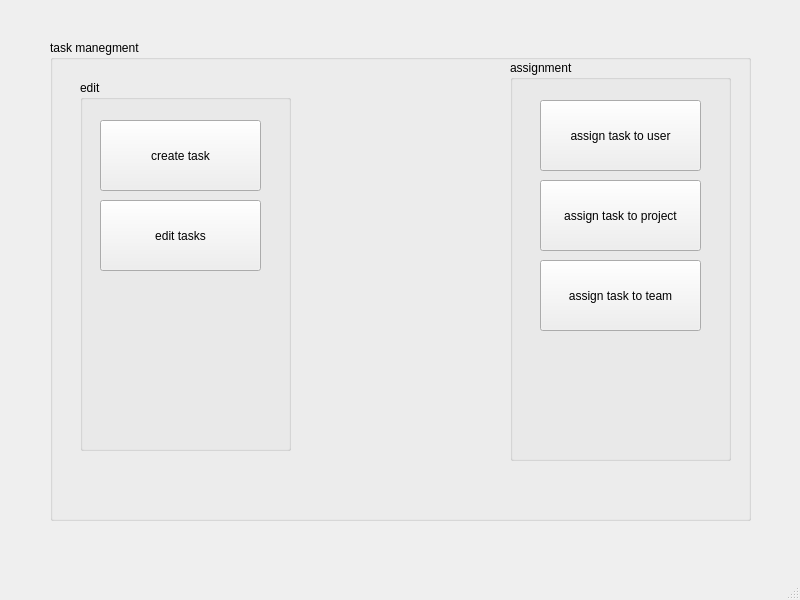
<?xml version="1.0" encoding="UTF-8"?>
<ui version="4.0">
 <class>task_manegment</class>
 <widget class="QMainWindow" name="task_manegment">
  <property name="geometry">
   <rect>
    <x>0</x>
    <y>0</y>
    <width>800</width>
    <height>600</height>
   </rect>
  </property>
  <property name="windowTitle">
   <string>MainWindow</string>
  </property>
  <widget class="QWidget" name="centralwidget">
   <widget class="QGroupBox" name="task_manegment_btn">
    <property name="geometry">
     <rect>
      <x>50</x>
      <y>40</y>
      <width>701</width>
      <height>481</height>
     </rect>
    </property>
    <property name="title">
     <string>task manegment</string>
    </property>
    <widget class="QGroupBox" name="groupBox">
     <property name="geometry">
      <rect>
       <x>460</x>
       <y>20</y>
       <width>221</width>
       <height>401</height>
      </rect>
     </property>
     <property name="title">
      <string>assignment</string>
     </property>
     <widget class="QPushButton" name="assing_task_to_user_btn">
      <property name="geometry">
       <rect>
        <x>30</x>
        <y>40</y>
        <width>161</width>
        <height>71</height>
       </rect>
      </property>
      <property name="text">
       <string>assign task to user</string>
      </property>
     </widget>
     <widget class="QPushButton" name="assign_task_to_project_btn">
      <property name="geometry">
       <rect>
        <x>30</x>
        <y>120</y>
        <width>161</width>
        <height>71</height>
       </rect>
      </property>
      <property name="text">
       <string>assign task to project</string>
      </property>
     </widget>
     <widget class="QPushButton" name="assign_task_to_team_btn">
      <property name="geometry">
       <rect>
        <x>30</x>
        <y>200</y>
        <width>161</width>
        <height>71</height>
       </rect>
      </property>
      <property name="text">
       <string>assign task to team</string>
      </property>
     </widget>
    </widget>
    <widget class="QGroupBox" name="groupBox_2">
     <property name="geometry">
      <rect>
       <x>30</x>
       <y>40</y>
       <width>211</width>
       <height>371</height>
      </rect>
     </property>
     <property name="title">
      <string>edit</string>
     </property>
     <widget class="QPushButton" name="ceat_task_btn">
      <property name="geometry">
       <rect>
        <x>20</x>
        <y>40</y>
        <width>161</width>
        <height>71</height>
       </rect>
      </property>
      <property name="text">
       <string>create task</string>
      </property>
     </widget>
     <widget class="QPushButton" name="edit_task_btn">
      <property name="geometry">
       <rect>
        <x>20</x>
        <y>120</y>
        <width>161</width>
        <height>71</height>
       </rect>
      </property>
      <property name="text">
       <string>edit tasks</string>
      </property>
     </widget>
    </widget>
   </widget>
  </widget>
  <widget class="QMenuBar" name="menubar">
   <property name="geometry">
    <rect>
     <x>0</x>
     <y>0</y>
     <width>800</width>
     <height>26</height>
    </rect>
   </property>
  </widget>
  <widget class="QStatusBar" name="statusbar"/>
 </widget>
 <resources/>
 <connections/>
</ui>
